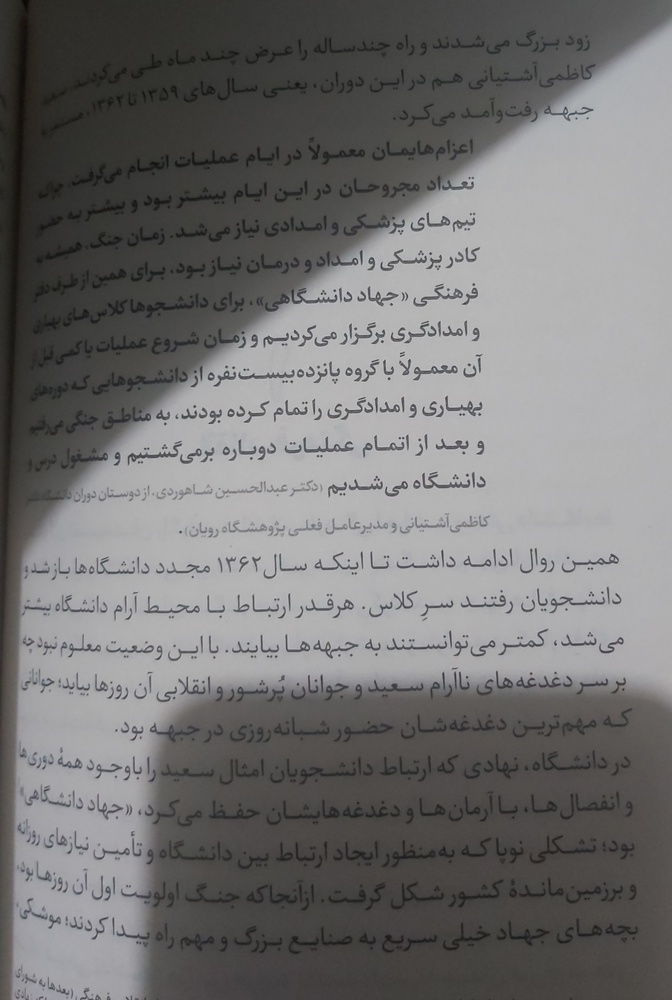
#> input picture HW8/royan.jpg, 672 x 1000 px, shrunk from 3540 x 5267 before the run, found by its file name
$ jupyter execute --allow-errors 'HW[8].ipynb'   (shell and % lines are left out)
#> lines starting #> are read from the running program, lines starting #| are printed output that depends on the picture; after the words box and inside, x2 and y2 are one past the last pixel; in counts of white or black regions, pixels touching at a corner belong together
[cell 1]
from google.colab import drive
drive.mount('/content/drive')

path = "/content/drive/My Drive/CV_course/HW8/"

# **الف:**

[cell 2]
# Import required packages
import cv2
import pytesseract
from google.colab.patches import cv2_imshow
from PIL import Image

##################### your code ################################
img = cv2.imread(path + 'royan.jpg')
#> img is the input picture: shape (1000, 672, 3); mean B, G, R 115.3, 115.6, 116.4
img = cv2.cvtColor(img, cv2.COLOR_BGR2GRAY )
#> img: shape (1000, 672)
ret,th = cv2.threshold(img,0,255,cv2.THRESH_OTSU)
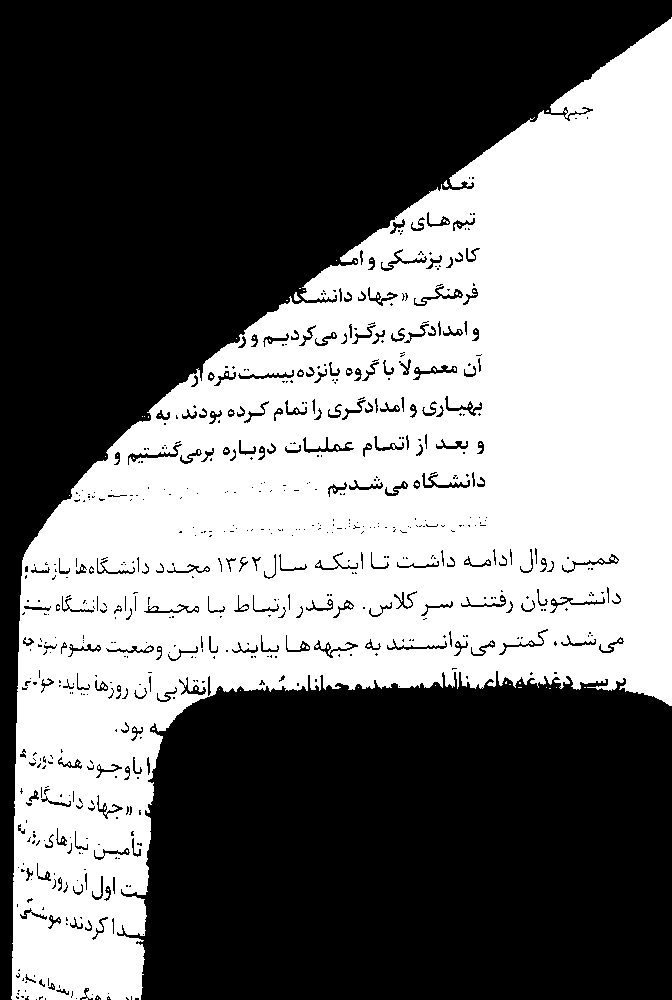
#> th: shape (1000, 672); 45.3% white; 90 white regions (87 under 20 px), largest, box (x1, y1, x2, y2) and area: (11, 17, 672, 1000) 303694, (294, 292, 301, 301) 36, (443, 180, 449, 187) 22
#> ret = 120
# kernel = cv2.getStructuringElement(cv2.MORPH_RECT, (3, 3))
# dilation = cv2.dilate(th, kernel, 1)
th2 = cv2.adaptiveThreshold(img,100,cv2.ADAPTIVE_THRESH_MEAN_C, cv2.THRESH_BINARY,21,5)
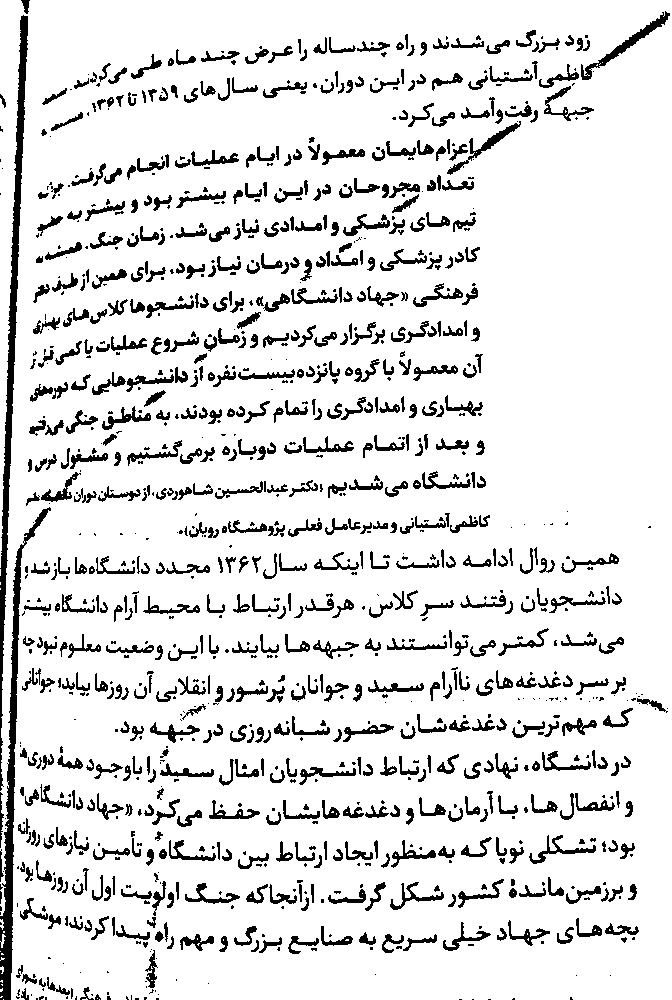
#> th2: shape (1000, 672); values 0 (black) and 100 (white), 88.4% white; 1164 black regions (488 under 20 px), largest, box (x1, y1, x2, y2) and area: (0, 15, 28, 791) 4330, (0, 507, 51, 1000) 3597, (581, 11, 670, 80) 776
print(pytesseract.image_to_string(img, lang='fas'))
#> (this line was passed over: pytesseract is not available in this run)
print("==================== OTSU ===================")
print(pytesseract.image_to_string(th, lang='fas'))
#> (this line was passed over: pytesseract is not available in this run)
print("==================== adaptiveThreshold ===================")
print(pytesseract.image_to_string(th2, lang='fas'))
#> (this line was passed over: pytesseract is not available in this run)


################################################################
# Finding contours
## result = result otso|adaptive algorithm
# print(pytesseract.image_to_string( result , lang='fas'))

[cell 3]
cv2_imshow(th)

[cell 4]
cv2_imshow(th2)

[cell 5]
image_path_in_colab='.....'
#> (the rest of this cell did not finish here and is left out)

# **ب:**

[cell 6]
# Import required packages
import cv2
import pytesseract
from google.colab.patches import cv2_imshow
from PIL import Image
##################### your code ################################
img = cv2.imread(path + 'mypic.png')
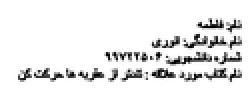
#> input picture HW8/mypic.png, 125 x 48 px, shrunk from 657 x 251 before the run, found by its file name (shown 2 times larger)
#> img is the input picture: shape (48, 125, 3); min 0, max 255, mean 233.5
img = cv2.cvtColor(img, cv2.COLOR_BGR2GRAY )
#> img: shape (48, 125)
print(pytesseract.image_to_string(img, lang='fas'))
#> (this line was passed over: pytesseract is not available in this run)
ret,th = cv2.threshold(img,0,255,cv2.THRESH_OTSU)
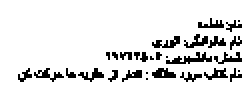
#> th: shape (48, 125) (shown 2 times larger); 89.7% white; black in thin lines or dots, all inside (x1, y1, x2, y2) = (9, 9, 121, 41)
#> ret = 163
kernel = cv2.getStructuringElement(cv2.MORPH_RECT, (3, 3))
dilation = cv2.dilate(th, kernel, 1)
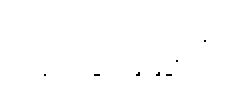
#> dilation: shape (48, 125) (shown 2 times larger); 99.8% white; black in thin lines or dots, all inside (x1, y1, x2, y2) = (22, 20, 103, 38)


################################################################
# Finding contours
im2 = img.copy()
contours, hierarchy = cv2.findContours(dilation, cv2.RETR_EXTERNAL,cv2.CHAIN_APPROX_NONE)
#> contours = 1 contour; box (x1, y1, x2, y2) and area: (0, 0, 125, 48) 5828

#> (the rest of this cell did not finish here and is left out)
